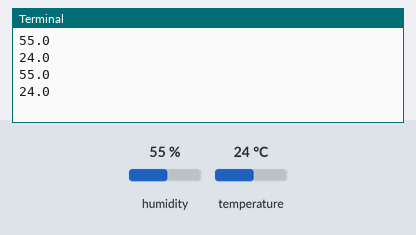
Recording of a program running on a simulated Raspberry Pi (BCM pin numbers). On the bench: the last lines printed to the terminal. The test bench sets the inputs (shaded band); at power-on: humidity 55 %, temperature 24 °C. Databases and web services accept everything at once and return nothing.

Above: at 1.2 s.
1.3 s: humidity set to 22 %
At 2.0 s:
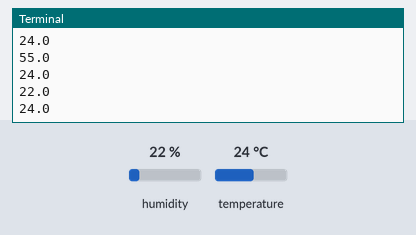
2.8 s: temperature set to 12 °C
At 3.6 s:
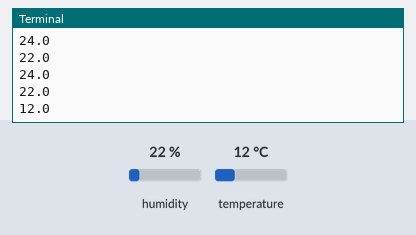
4.3 s: humidity set to 40 %
At 4.3 s:
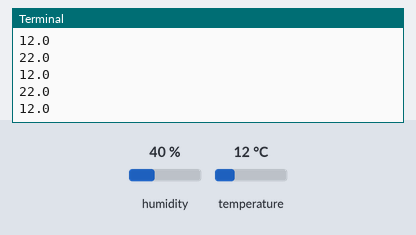
Timing chart, 0 to 7.3 s (numbered marks = the images above; inputs shaded):
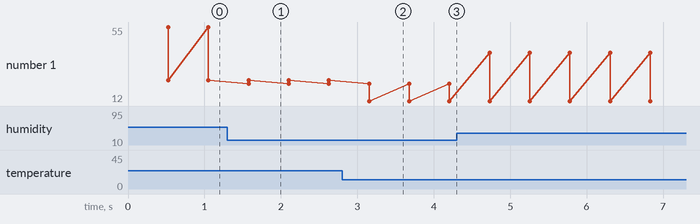

The program:

dht_iot.py
```python
from ubidots import ApiClient
import Adafruit_DHT
import RPi.GPIO as GPIO
import time
api=ApiClient(token="BBFF-5OuCxY9nf2aQcZq385s3U4XqZo58DW")
t=api.get_variable('64eec6ca288a93000c120757')
h=api.get_variable('64eec6d10788ec000d745051')
while 1:
	hum,temp=Adafruit_DHT.read_retry(11,4) #11 is the  version amd 4 is gpio4=pin 7
	print(hum)
	print(temp)
	t.save_value({"value":temp})
	h.save_value({"value":hum})
```

Measured:
- after the input at 1.3 s, the terminal: prints a new line after 0.28 s (image 1)
- after the input at 2.8 s, the terminal: prints a new line after 0.35 s (image 2)
- plotted number 1: 24 → 12 after the input at 2.8 s
